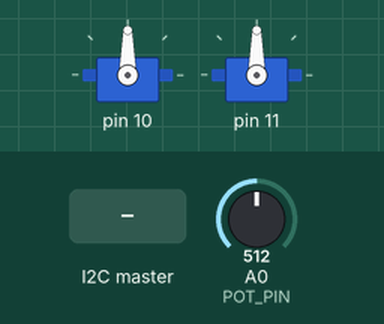
Recording of a sketch running on a simulated Arduino Uno, built with avr-gcc and run on an emulated ATmega328P. Shown: 2 × servo. The test bench sets the inputs (shaded band); at power-on: A0 (POT_PIN) = 512.

Above: at 1.2 s.
1.3 s: the I2C master sends the byte 1
At 2.5 s:
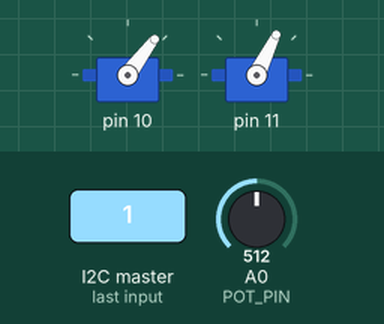
2.8 s: the I2C master sends the byte 90
At 3.7 s:
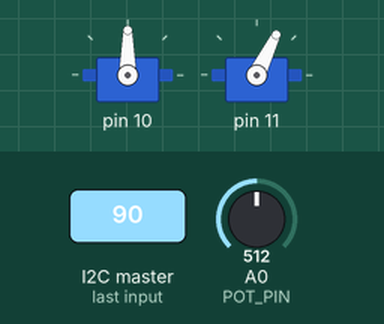
4.3 s: the I2C master sends the byte 200
At 4.8 s:
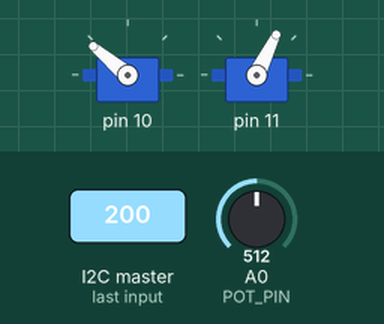
5.8 s: the I2C master sends the byte 0
At 7.2 s:
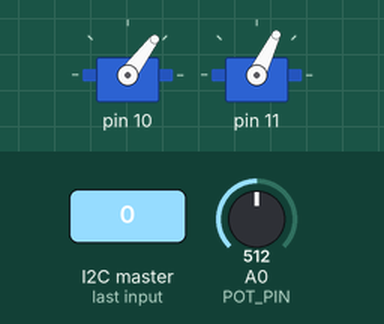
Timing chart, 0 to 8.3 s (numbered marks = the images above; inputs shaded):
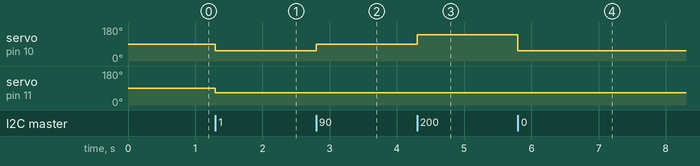

Measured:
- after the input at 1.3 s, servo on pin 10: 90° → 53° at once; servo on pin 11: 90° → 64° at once
- after the input at 2.8 s, servo on pin 10: 53° → 90° at once
- after the input at 4.3 s, servo on pin 10: 90° → 140° at once
- after the input at 5.8 s, servo on pin 10: 140° → 53° at once

The sketch:

CarControlI2C.ino
```cpp
#include <Wire.h>

#include "Car.h"

const int POT_PIN = 0;
const int NEUTRAL_VALUE = 90;
Car car;

void setup() {
  Wire.begin(0x2a);
  Wire.onReceive(receiveEvent);
  //Serial.begin(9600);

    /* Inits the car using:
   *  Pin 10 for steering
   *  Pin 11 for throttle
   *  90 for the neutral value
   */
  car.InitCar(10, 11, NEUTRAL_VALUE);

  //Sets steering and throttle to neutral
  car.goNeutral();
}

void loop() {}

// function that executes whenever data is received from master
// this function is registered as an event, see setup()
void receiveEvent(int howMany) {
  int value = analogRead(POT_PIN);

  int maxT = NEUTRAL_VALUE + (value/1023.0 * 50);
  int minT = NEUTRAL_VALUE - (value/1023.0 * 50);
  //Serial.println(String(maxT) + "\t" + minT);

  if(car.getMaxThrottle() != maxT)
    car.setMaxThrottle(maxT);

  if(car.getMinThrottle() != minT)
    car.setMinThrottle(minT);

  while (Wire.available())
  {
    int steering = Wire.read();
    int throttle = Wire.read();

    if(car.getSteering() != steering)
      car.setSteering(steering);

    if(car.getThrottle() != throttle)
      car.setThrottle(throttle);
    //Serial.println("Steering: " + String(steering) + "\tThrottle: " + throttle);      // print the character
  }
}
```

Car.h
```cpp
#include <Servo.h>

class Car
{
  public:
    //Constructor
    Car(): ABS_MAX_THROTTLE(140), ABS_MIN_THROTTLE(40),
           ABS_MAX_STEER(140), ABS_MIN_STEER(53),
           MAX_STEER(ABS_MAX_STEER), MIN_STEER(ABS_MIN_STEER)
    {
      neutralValue = 0;
    }

    //Arduino has issues with placing code in the constructor so we use this
    //  to initialize instead
    void InitCar(const int& steeringPin, const int& throttlePin, const int& neutralValue)
    {
      //Attaches the pins to the servo objects
      steer.attach(steeringPin);
      throttle.attach(throttlePin);

      this->neutralValue = neutralValue;

      minThrottle = 80;
      maxThrottle = 100;
    }

    //Sets throttle and steering to neutral
    void goNeutral()
    {
      this->setSteering(neutralValue);
      this->setThrottle(neutralValue);
    }

    //Sets the throttle over time instead of right away
    void setThrottle(int value)
    {
      //Check that value is within a valid range
      //  If not, correct it
      if (value < minThrottle)
      {
        value = minThrottle;
      }
      else if (value > maxThrottle)
      {
        value = maxThrottle;
      }

      throttle.write(value);
    }

    //Sets steering value
    void setSteering(int value)
    {
      //Checks that value is within a valid range
      //  If not, correct it
      if (value > MAX_STEER)
      {
        value = MAX_STEER;
      }
      else if (value < MIN_STEER)
      {
        value = MIN_STEER;
      }

      steer.write(value);
    }

    int getSteering()
    {
      return steer.read();
    }

    int getThrottle()
    {
      return throttle.read();
    }

    void setMinThrottle(const int& value)
    {
      minThrottle = value;
    }

    void setMaxThrottle(const int& value)
    {
      maxThrottle = value;
    }

    int getMinThrottle() const
    {
      return minThrottle;
    }

    int getMaxThrottle() const
    {
      return maxThrottle;
    }

    //Absoulte limits imposed by the hardware on the throttle and steering
    const int ABS_MAX_THROTTLE;  //Forward
    const int ABS_MIN_THROTTLE;  //Reverse
    const int ABS_MAX_STEER;     //Left
    const int ABS_MIN_STEER;     //Right

    //Limits imposed by the user on steering
    const int MAX_STEER;
    const int MIN_STEER;

  private:
    int neutralValue;
    int maxThrottle;
    int minThrottle;
    Servo steer;
    Servo throttle;
};
```
